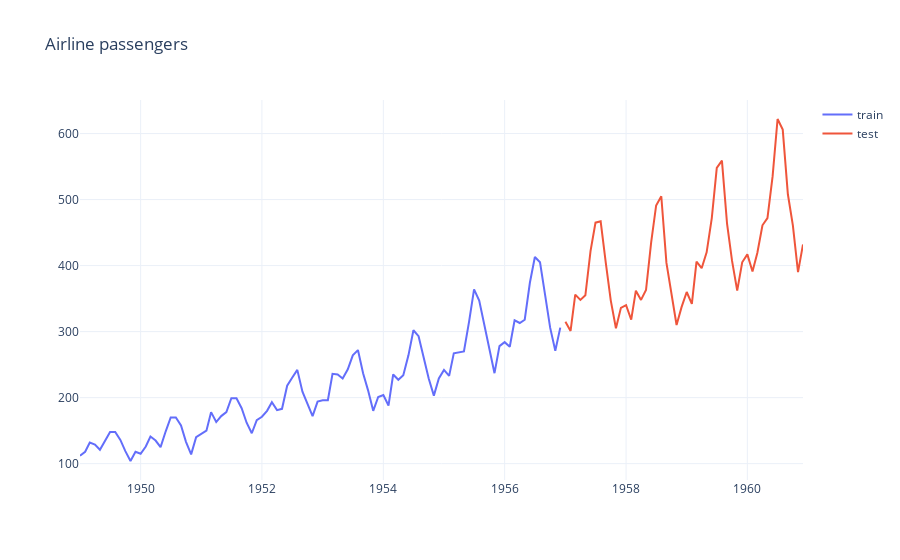

Notebook source saved alongside this figure:
### Code cell
fig = go.Figure()
fig.add_trace(go.Scatter(x=train.index, y=train.passengers, name="train"))
fig.add_trace(go.Scatter(x=test.index, y=test.passengers, name="test"))
fig.update_layout(title="Airline passengers")
fig.show()
